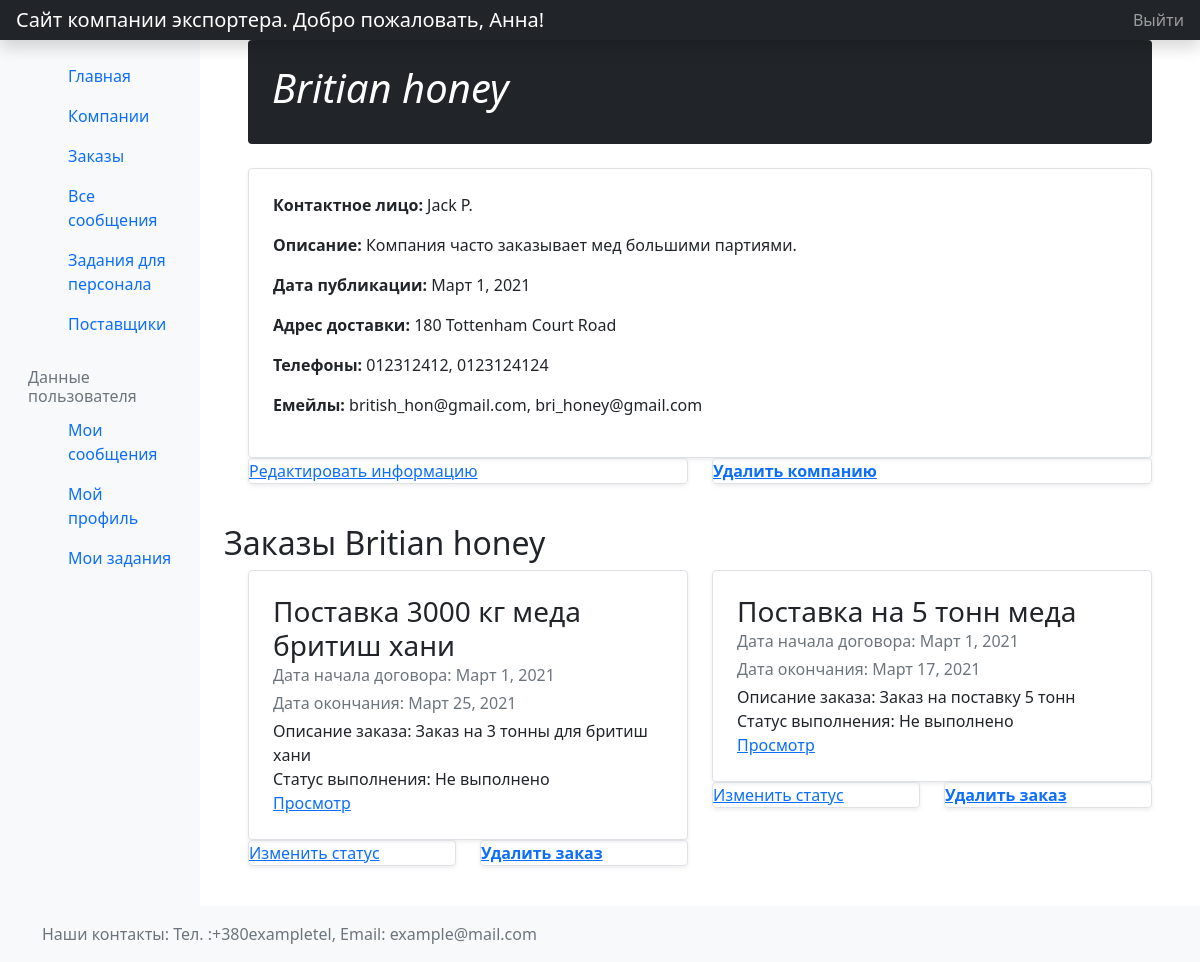
Page /orders/company/2 (signed in) on the committed database.
### orders/models.py (models this page shows, shortened)
class Companies(models.Model):
    name = models.CharField('Название компании', max_length=200, help_text='Название компании')
    manager = models.CharField('Контактное лицо', max_length=200, help_text='Контактное лицо')
    description = models.TextField('Краткое описание компании', max_length=1000, help_text='Краткое описание компании')
    pub_date = models.DateField('Дата записи', default=timezone.now, null=True, blank=True, help_text='Дата записи')
    change_date = models.DateField('Дата изменения записи', default=timezone.now, null=True, blank=True,
                                   help_text='Дата изменения записи')
    adress = models.CharField('Адрес доставки партии меда', max_length=100, help_text='Адрес доставки партии меда')
    class Meta:
        verbose_name = 'Компания'
        verbose_name_plural = 'Компании'
        permissions = (("can_view_list_of_companies", "Can view list of companies"),)
        ordering = ['name']
    def display_phonenumbers(self):
        """
        :return: выводит все номера компании
        """
        return ', '.join([number.number for number in self.phonenumbers.all()[:3]])
    display_phonenumbers.short_description = 'Номера телефонов'
    def display_emails(self):
        """
        :return: Выводит все емейлы
        """
        return ', '.join([email.email for email in self.emails.all()[:3]])
    display_emails.short_description = 'Адреса электронной почты'

class PhonenumbersComp(models.Model):
    number = models.CharField('Номер телефона', max_length=30, help_text='Номер телефона')
    company = models.ForeignKey('Companies', on_delete=models.CASCADE, null=True,
                                help_text='Номер телефона компании', verbose_name='Номер телефона')
    def __str__(self):
        return self.number
    class Meta:
        verbose_name = 'Номер телефона компании'
        verbose_name_plural = 'Номера телефона компаний'

class Emails(models.Model):
    email = models.EmailField('Адрес электронной почты', max_length=254, help_text='Электронная почта')
    company = models.ForeignKey('Companies', on_delete=models.CASCADE, null=True,
                                help_text='Электронный адрес компании', verbose_name='Электронный адрес')
    def __str__(self):
        return self.email
    class Meta:
        verbose_name = 'Электронный адрес'
        verbose_name_plural = 'Электронные адреса'

class Orders(models.Model):
    name = models.CharField('Название заказа', max_length=200, help_text='Например: Заказ на 2000кг')
    date_of_start = models.DateField('Дата начала выполнения заказа', null=True, blank=True)
    date_of_end = models.DateField('Дата окончания выполнения заказа', null=True, blank=True)
    short_description = models.TextField('Краткое описание', max_length=3000,
                                         help_text='Например: Компания оформила заказ, уже оплатила(не оплатила) и т.д.')
    amount = models.IntegerField('Количество меда', help_text='В килограммах')
    sort = models.CharField('Название сорта меда', max_length=200, null=True, blank=True, help_text='Сорт')
    price = models.IntegerField('Цена за килограмм', help_text='В гривнах')
    company = models.ForeignKey('Companies', on_delete=models.CASCADE, null=True,
                                help_text='Компания, для которой выполняется заказ', verbose_name='Выберите компанию')
    suppliers = models.ManyToManyField(Suppliers, blank=True,
                                       help_text='Выберите поставщиков', verbose_name='Поставщики')
    DONE = (
        ('d', 'Выполнено'),
        ('n', 'Не выполнено'),
    )
    done = models.CharField('Выполнение', max_length=1, choices=DONE, blank=True, default='n',
                            help_text='Задание выполнено или нет')
    class Meta:
        verbose_name = 'Заказ'
        verbose_name_plural = 'Заказы'
        permissions = (("can_view_list_of_orders", "Can view list of orders"),)
    def get_absolute_url(self):
        return reverse('orders-detail', args=[str(self.id)])

### orders/views.py (the view)
# urls.py: url(r'^company/(?P<pk>\d+)$', views.CompanyDetailView.as_view(), name='company-detail'),
class CompanyDetailView(LoginRequiredMixin, PermissionRequiredMixin, generic.DetailView):
    model = Companies
    permission_required = 'orders.can_view_list_of_companies'

### orders/templates/orders/companies_detail.html (shortened to what this page needs)
{% extends "base_generic.html" %}
{% block content %}
<div class="container">
    <div class="p-4 p-md-10 mb-4 text-white rounded bg-dark">
        <div class="col-md-6 px-0">
            <h1 class="display-10 fst-italic">{{ companies.name }}</h1>
        </div>
    </div>
</div>
<div class="container">
    <div class="row mb-2">
        <div class="col-md-12">
            <div class="row g-0 border rounded overflow-hidden flex-md-row mb-10 shadow-sm h-md-250 position-relative">
                <div class="col p-4 d-flex flex-column position-static">
                    <p><strong>Контактное лицо:</strong> {{ companies.manager }}</p>
                    <p><strong>Описание:</strong> {{ companies.description }}</p>
                    <p><strong>Дата публикации:</strong> {{ companies.pub_date }}</p>
                    <p><strong>Адрес доставки:</strong> {{ companies.adress }}</p>
                    <p><strong>Телефоны:</strong> {% for number in companies.phonenumberscomp_set.all %} {{ number }}{% if not forloop.last %}, {% endif %}{% endfor %}</p>
                    <p><strong>Емейлы:</strong> {% for mail in companies.emails_set.all %} {{ mail }}{% if not forloop.last %}, {% endif %}{% endfor %}</p>
                </div>
            </div>
            <div class="row mb-2">
                <div class="col-md-6">
                    <div class="row g-0 border rounded overflow-hidden flex-md-row mb-4 shadow-sm h-md-250 position-relative">
                        <a href="{% url 'company_update' companies.pk %}">Редактировать информацию</a>
                    </div>
                </div>
                <div class="col-md-6">
                    <div class="row g-0 border rounded overflow-hidden flex-md-row mb-4 shadow-sm h-md-250 position-relative">
                        <a href="{% url 'company_delete' companies.pk %}"><strong>Удалить компанию</strong></a>
                    </div>
                </div>
            </div>
        </div>
    </div>
</div>
<h2>Заказы {{companies.name}}</h2>
<div class="container">
    <div class="row mb-2">
        {% for order in companies.orders_set.all %}
        <div class="col-md-6">
            <div class="row g-0 border rounded overflow-hidden flex-md-row mb-0 shadow-sm h-md-250 position-relative">
                <div class="col p-4 d-flex flex-column position-static">
                    <h3 class="mb-0">{{ order.name }}</h3>
                    <div class="mb-1 text-muted">Дата начала договора: {{ order.date_of_start }}</div>
                    <div class="mb-1 text-muted">Дата окончания: {{ order.date_of_end }}</div>
                    <p class="card-text mb-auto">Описание заказа: {{ order.short_description }}</p>
                    <p class="card-text mb-auto">Статус выполнения: {{ order.get_done_display }}</p>
                    <a href="{{ order.get_absolute_url }}" class="stretched-link">Просмотр</a>
                </div>
            </div>
            <div class="row mb-2">
                <div class="col-md-6">
                    <div class="row g-0 border rounded overflow-hidden flex-md-row mb-4 shadow-sm h-md-250 position-relative">
                        <a href="{% url 'order_done' order.pk %}">Изменить статус</a>
                    </div>
                </div>
                <div class="col-md-6">
                    <div class="row g-0 border rounded overflow-hidden flex-md-row mb-4 shadow-sm h-md-250 position-relative">
                        <a href="{% url 'order_delete' order.pk %}"><strong>Удалить заказ</strong></a>
                    </div>
                </div>
            </div>
        </div>
        {%endfor%}
    </div>
</div>
{% endblock %}

### orders/templates/navbar.html (shortened to what this page needs)
<header class="navbar navbar-dark sticky-top bg-dark flex-md-nowrap p-0 shadow">
  <a class="navbar-brand col-md-3 col-lg-2 me-0 px-3" href="{% url 'home' %}">Сайт компании экспортера.{% if user.is_authenticated %} Добро пожаловать, {{ user.first_name }}! {%endif%}</a>
  <ul class="navbar-nav px-3">
    <li class="nav-item text-nowrap">
      {% if user.is_authenticated %}
      <a class="nav-link" href="{% url 'logout'%}?next={{request.path}}">Выйти</a>
      {% else %}
      <a class="nav-link" href="{% url 'login'%}?next={{request.path}}">Войти</a>
      {% endif %}
    </li>
  </ul>
</header>

### rows in the picture
Companies: name "Britian honey", manager "Jack P.", description "Компания часто заказывает мед большими партиями.", pub_date "Март 1, 2021", adress "180 Tottenham Court Road"
PhonenumbersComp: number "012312412"
PhonenumbersComp: number "0123124124"
Emails: email "british_hon@gmail.com"
Emails: email "bri_honey@gmail.com"
Orders: name "Поставка 3000 кг меда бритиш хани", date_of_start "Март 1, 2021", date_of_end "Март 25, 2021", short_description "Заказ на 3 тонны для бритиш хани", done "Не выполнено"
Orders: name "Поставка на 5 тонн меда", date_of_start "Март 1, 2021", date_of_end "Март 17, 2021", short_description "Заказ на поставку 5 тонн", done "Не выполнено"

### other values in the picture
{{ user.first_name }} "Анна"
